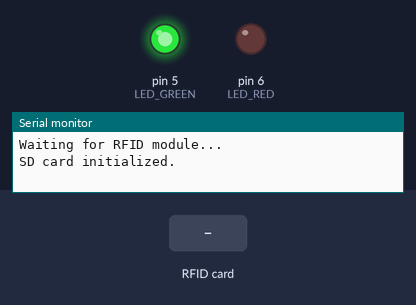
Bench run of a sketch on a simulated Arduino Uno, built with avr-gcc and run on an emulated ATmega328P. Shown: output pins drawn as LEDs (lit = HIGH), the last lines printed to the serial monitor. Dashed ring = blinking. The test bench sets the inputs (shaded band). Storage starts empty; pins used as bus, display or sensor lines are not drawn.

Above: at 0.1 s.
At 2.8 s:
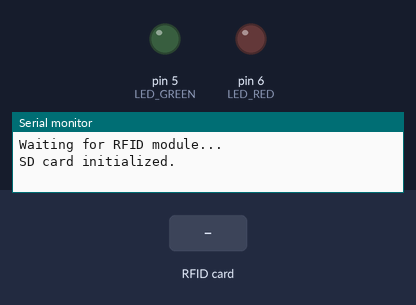
2.9 s: RFID card 5E 7A 19 C4 held to the reader
At 3.18 s:
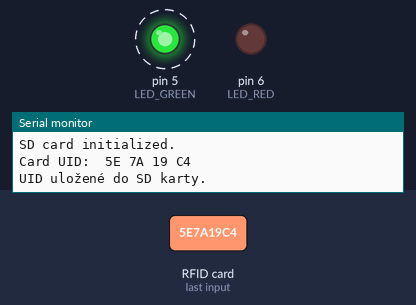
Timing chart, 0 to 5.9 s (numbered marks = the images above; inputs shaded):
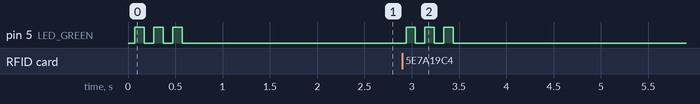

The sketch:

DonkRFID-SaveToSD-NoOled.ino
```cpp
#include <SPI.h>
#include <MFRC522.h>
#include <SD.h>
#include <Wire.h>  // Knižnica pre I2C komunikáciu

#define SS_PIN 10         // RFID SS pin
#define RST_PIN 9         // RFID RST pin
#define CS_SD_PIN 4       // SD karta CS pin (na D4)

#define LED_RED 6
#define LED_GREEN 5      // Pridané definovanie pre LED_GREEN

MFRC522 rfid(SS_PIN, RST_PIN);  // Objekt pre RFID
File myFile;                    // Súbor pre SD kartu

void setup() {
  Serial.begin(9600);          // Inicializácia sériovej komunikácie
  pinMode(LED_RED, OUTPUT);
  pinMode(LED_GREEN, OUTPUT);  // Nastavenie LED_GREEN ako výstup

  SPI.begin();                 // Inicializácia SPI
  Wire.begin();                // Inicializácia I2C

  // Inicializácia RFID modulu
  rfid.PCD_Init();
  Serial.println("Waiting for RFID module...");

  // Inicializácia SD karty
  if (!SD.begin(CS_SD_PIN)) {
    Serial.println("Initialization of SD card failed!");

    // Blink LED_RED tri krát
    for(int i = 0; i < 3; i++) {
      digitalWrite(LED_RED, HIGH);
      delay(100);
      digitalWrite(LED_RED, LOW);
      delay(100);
    }
    return;  // Ukonči funkciu setup, ak inicializácia zlyhá
  }

  Serial.println("SD card initialized.");

  // Blink LED_GREEN tri krát
  for(int i = 0; i < 3; i++) {
    digitalWrite(LED_GREEN, HIGH);
    delay(100);
    digitalWrite(LED_GREEN, LOW);
    delay(100);
  }

  delay(1000);
}

void loop() {
  // Kontrola prítomnosti karty
  if (!rfid.PICC_IsNewCardPresent()) {
    return;  // Ak nie je nová karta, nič nerob
  }

  // Skontroluj, či môžeš prečítať kartu
  if (!rfid.PICC_ReadCardSerial()) {
    return;  // Ak nie je možné prečítať kartu, nič nerob
  }

  // Otvor súbor na zápis (pridanie údajov)
  myFile = SD.open("rfid.txt", FILE_WRITE);
  if (myFile) {
    Serial.print("Card UID: ");
    myFile.print("Card UID: ");

    // Zobrazenie a uloženie UID karty
    for (byte i = 0; i < rfid.uid.size; i++) {
      Serial.print(rfid.uid.uidByte[i] < 0x10 ? " 0" : " ");
      Serial.print(rfid.uid.uidByte[i], HEX);
      myFile.print(rfid.uid.uidByte[i] < 0x10 ? " 0" : " ");
      myFile.print(rfid.uid.uidByte[i], HEX);
    }
    Serial.println();
    myFile.println();

    // Zatvor súbor
    myFile.close();
    Serial.println("UID uložené do SD karty.");

    // Blink LED_GREEN tri krát
    for(int i = 0; i < 3; i++) {
      digitalWrite(LED_GREEN, HIGH);
      delay(100);
      digitalWrite(LED_GREEN, LOW);
      delay(100);
    }

  } else {
    // Ak súbor nebolo možné otvoriť, vypíš chybovú správu
    Serial.println("Error opening rfid.txt");

    // Blink LED_RED tri krát
    for(int i = 0; i < 3; i++) {
      digitalWrite(LED_RED, HIGH);
      delay(100);
      digitalWrite(LED_RED, LOW);
      delay(100);
    }
  }

  // Zastavenie komunikácie s kartou
  rfid.PICC_HaltA();
}
```

Measured:
- after the input at 2.9 s, pin 5 (LED_GREEN): alternates HIGH for 0.10 s and LOW for 0.10 s, 6 changes in all, then stays LOW, starting at once
